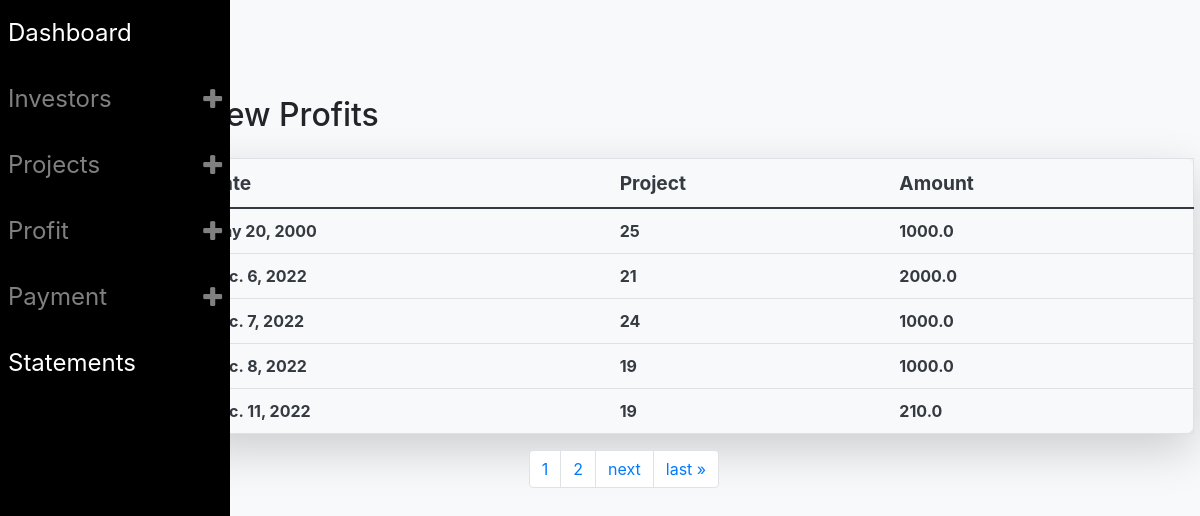
Screenshot of /view_profit with the database file from the repository.
### broker_app/models.py (models this page shows, shortened)
class profit_tbl(models.Model):
    projects=models.CharField(max_length=100,null=True)
    amount=models.FloatField(null=True)
    date_added=models.DateField(auto_now_add=False,null=True,auto_now=False)

### broker_app/views.py (the view)
# urls.py: path('view_profit',views.view_profit,name='view_profit'),
def view_profit(request):
    obj=profit_tbl.objects.all().order_by('date_added')
    paginator=Paginator(obj,5)
    page_number=request.GET.get('page')
    page_obj=paginator.get_page(page_number)
    nums="a" * page_obj.paginator.num_pages
    return render(request,'view_profit.html',{'data':obj,'num':nums,'page_obj':page_obj})

### broker_app/templates/view_profit.html (shortened to what this page needs)
{% include 'sidebar3.html' %}
<body class="bg-light">
<div class="container">
    <table class=" table border shadow shadow-lg mt-4 table-hover text-dark "style="width:90%;margin-left:150px;border-radius:10px">
        <h2 class=" mt-4"style="margin-left:150px">View Profits</h2>
        <thead style="font-weight:bold;border-bottom: 2px solid;font-size: larger">
            <tr>
                <td>Date</td>
                <td>Project</td>
                <td>Amount</td>
            </tr>
        </thead>
        <tbody class="font-weight-bold">
            {% for i in page_obj %}
            <tr>
                <td>{{i.date_added}}</td>
                <td>{{i.projects}}</td>
                <td>{{i.amount}}</td>
            </tr>
            {% endfor %}
        </tbody>
    </table>
    <nav aria-label="Page navigation example">
        <ul class="pagination justify-content-center text-center ml-5">
        {% for i in num %}
        <li class="page-item"><a class="page-link"href="?page={{forloop.counter}}">{{forloop.counter}}</li></a>
        {% endfor %}
          {% if page_obj.has_next %}
          <li class="page-item"><a class="page-link"href="?page={{ page_obj.next_page_number }}">next</a>
          <li class="page-item"><a class="page-link"href="?page={{ page_obj.paginator.num_pages }}">last &raquo;</a></li>
          {% endif %}
  </ul>
      </nav>
</div>
</body>

### broker_app/templates/sidebar3.html (shortened to what this page needs)
<html lang="en">
<head>
  <link rel="stylesheet" href="https://maxcdn.bootstrapcdn.com/bootstrap/4.1.3/css/bootstrap.min.css">
   <link href="https://maxcdn.bootstrapcdn.com/font-awesome/4.7.0/css/font-awesome.min.css" rel="stylesheet">
</head>
<body>
<nav class="navbar navbar-expand-lg navbar-dark fixed-top ">
  <div class="collapse navbar-collapse" id="navbarCollapse">
    <ul class="navbar-nav mr-auto sidenav" id="navAccordion">
      <li class="nav-item active">
        <a class="nav-link" href="{% url 'index' %}"> Dashboard  </a>
      </li>
      <li class="nav-item">
        <a
          class="nav-link nav-link-collapse"
          href="#"
          id="hasSubItems"
          data-toggle="collapse"
          data-target="#collapseSubItems1"
          aria-controls="collapseSubItems1"
          aria-expanded="false">Investors</a>
      </li>
      <li class="nav-item">
        <a
          class="nav-link nav-link-collapse"
          href="#"
          id="hasSubItems"
          data-toggle="collapse"
          data-target="#collapseSubItems2"
          aria-controls="collapseSubItems2"
          aria-expanded="false">Projects</a>
      </li>
      <li class="nav-item">
        <a class="nav-link nav-link-collapse"
          href="#"
          id="hasSubItems"
          data-toggle="collapse"
          data-target="#collapseSubItems3"
          aria-controls="collapseSubItems3"
          aria-expanded="false">Profit</a>
      </li>
      <li class="nav-item">
        <a class="nav-link nav-link-collapse"
          href="#"
          id="hasSubItems"
          data-toggle="collapse"
          data-target="#collapseSubItems4"
          aria-controls="collapseSubItems4"
          aria-expanded="false">Payment</a>
      </li>
      <li class="nav-item active">
        <a class="nav-link" href="{% url 'statements' %}"> Statements  </a>
      </li>
    </ul>
  </div>
</nav>
</body>
</html>

### broker_app/templates/sidebar3.html (style rules this page uses)
body { padding-top: 4.5rem; margin-bottom: 3rem; }
.nav-link-collapse:after { float: right; content: '\f067'; font-family: 'FontAwesome'; }
.nav-link { font-size: x-large; padding: 15px; color:aliceblue }
@media (min-width: 992px) { .sidenav { position: absolute; top: 0; left: 0; width: 230px; height: calc(100vh); background: black; box-sizing: border-box; } }
@media (min-width: 992px) { .navbar-expand-lg .sidenav { flex-direction: column; } }

### rows the page displays
profit_tbl: date_added "May 20, 2000", projects "25", amount "1000.0"
profit_tbl: date_added "Dec. 6, 2022", projects "21", amount "2000.0"
profit_tbl: date_added "Dec. 7, 2022", projects "24", amount "1000.0"
profit_tbl: date_added "Dec. 8, 2022", projects "19", amount "1000.0"
profit_tbl: date_added "Dec. 11, 2022", projects "19", amount "210.0"
